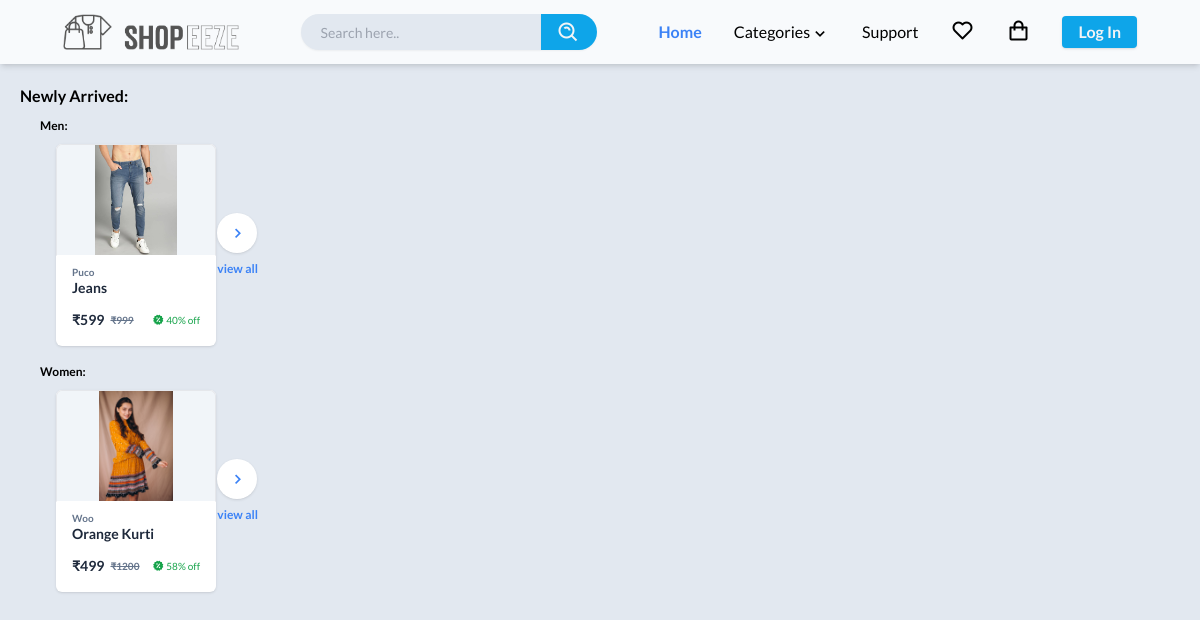
The page / on the database its author committed.
### products/models.py (models this page shows, shortened)
class Product(Basemodel):
    product_name = models.CharField(max_length=250)
    slug = models.SlugField(unique=True, null=True, blank=True, editable=False)
    brand = models.ForeignKey(Brand, on_delete=models.CASCADE, related_name="product_brand")
    fabric = models.ForeignKey(Fabric, on_delete=models.CASCADE, related_name="fabric", default='Unknown')
    size_variant = models.ManyToManyField(SizeVariant)
    category = models.ForeignKey(Category, on_delete=models.CASCADE, related_name="product_category")
    actual_price = models.IntegerField()
    discount_percentage = models.IntegerField(null=True, blank=True, editable=False)
    discount_price = models.IntegerField(null=True, blank=True)
    product_description = models.TextField()

class ProductImage(Basemodel):
    product = models.ForeignKey(Product, on_delete=models.CASCADE, related_name="product_images")
    product_image = models.ImageField(upload_to='products')
    color = models.ForeignKey(Color, on_delete=models.CASCADE, related_name="color")

class Brand(Basemodel):
    brand_name = models.CharField(max_length=100)
    def __str__(self):
        return self.brand_name

### home/views.py (the view)
# urls.py: path('', index, name='index')
def index(request):
    products = Product.objects.all()
    limit = 10
    latest_products = products.order_by('created_at')[:limit]
    categories = Category.objects.all()
    sections = Category.objects.values_list('section', flat=True).distinct()
    context = {'products': products, 'categories': categories, 'sections': sections, 'latest_products': latest_products}
    return render(request, 'home/index.html', context)

### templates/home/index.html (shortened to what this page needs)
{% extends "base/base.html" %}
{% block extralink %}
<link rel="stylesheet" href="https://cdn.jsdelivr.net/npm/swiper@11/swiper-bundle.min.css" />
{% endblock %}
{% block home_active %}text-blue-500 font-semibold{% endblock %}
{% block main_content %}
<main class="m-5">
    <section class="flex flex-col gap-y-1">
        <span class="font-bold">Newly Arrived:</span>
        <div class="flex flex-col gap-y-1 px-5">
            {% for section in sections %}
            <div>
                <span class="font-semibold text-xs">{{ section }}:</span>
                <div class="swiper mySwiper -z-50" id="{{ section }}">
                    <div class="swiper-wrapper px-4 py-2 items-center">
                        {% for product in latest_products %}
                        {% if product.category.section == section %}
                        <div class="swiper-slide">{% include 'base/card.html' %}</div>
                        {% endif %}
                        {% endfor %}
                        <div class="swiper-slide font-semibold text-blue-500">
                            <a title="View all" href=""
                                class="group ml-5 flex flex-col gap-y-2">
                                <span class="flex items-center w-10 h-10 justify-center text-xl shadow rounded-full bg-white group-hover:shadow-lg group-hover:scale-[1.02] duration-300 ease-out">
                                    <i class='bx bx-chevron-right'></i>
                                </span>
                                <span class="text-blue-500 w-20 text-xs group-hover:underline">view all</span>
                            </a>
                        </div>
                    </div>
                </div>
            </div>
            {% endfor %}
        </div>
    </section>
</main>
{% endblock %}

### templates/base/base.html (shortened to what this page needs)
<!DOCTYPE html>
<html lang="en">
<head>
    <link rel="stylesheet" href="/media/css/output.css" />
    <link href="https://unpkg.com/boxicons@2.1.4/css/boxicons.min.css" rel="stylesheet" />
    {% block extralink %} {% endblock%}
</head>
<body class="relative bg-slate-200 font-['Lato']">
    <header class="sticky top-0 w-full flex justify-around items-center bg-slate-50 px-8 shadow-md z-[999]">
        <a id="logo" href="/">
            <img src="/media/images/logo.png" alt="logo-s" class="h-9" />
        </a>
        <form class="flex items-center h-9">
            <input type="text" placeholder="Search here.."
                class="w-60 h-full rounded-s-full px-5 text-sm outline-none shadow-sm text-black bg-slate-200 font-[400]" />
            <button title="Search" type="submit"
                class="flex justify-center items-center px-4 text-2xl bg-sky-500 h-full shadow-sm rounded-e-full pt-0.5 text-gray-100"><i
                    class='bx bx-search-alt'></i></button>
        </form>
        <div id="navigations" class="flex gap-8 h-16 items-center">
            <a title="Home" href="{% url 'index' %}"
                class="hover:text-blue-500 transition duration-300 {% block home_active %}{% endblock %}">Home</a>
            <div id="cat_drpdwn" class="relative h-full flex items-center">
                <div class="cursor-pointer flex items-center">
                    Categories
                    <span class="text-xl pt-1">
                        <i class='bx bx-chevron-down'></i>
                    </span>
                </div>
            </div>
            <a title="Support" href="/support/" class="hover:text-blue-500 transition duration-300">Support</a>
            <a title="Wishlisht" href="/accouts/wishlisht/"
                class="text-2xl hover:text-blue-500 transition duration-300"><i class='bx bx-heart'></i></a>
            <a title="Cart" href="{% url 'cart' %}" class="text-2xl group transition duration-300 relative">
                <span class="group-hover:text-blue-500"><i class='bx bx-shopping-bag'></i></span>
            </a>
            {% if user.is_authenticated %}
            <div class="relative group h-full flex items-center">
                <div class="cursor-pointer flex gap-2 items-center">
                    <div class="relative">
                        <img src="{{ user.profile.profile_image.url }}" alt="Profile Image"
                            class="w-8 h-8 rounded-full object-cover ring-2 border-2 border-white">
                        <span
                            class="absolute bottom-0 -right-0.5 rounded-full w-2.5 h-2.5 bg-green-500 shadow mt-1"></span>
                    </div>
                    <span>{{ user.first_name }}</span>
                </div>
                <div id="profile_menu"
                    class="absolute top-14 right-0 text-sm w-36 font-semibold text-slate-700 bg-white shadow-lg rounded-md p-1 group-hover:block hidden">
                    <div class="flex flex-col">
                        <a href="{% url 'edit_profile' %}"
                            class="flex items-center gap-3 py-1 px-3 hover:bg-slate-200 hover:text-blue-500 duration-200 ease-in-out transition rounded-md hover:ring-1">
                            <span class="text-lg mt-1">
                                <i class='bx bxs-user-circle'></i>
                            </span>
                            My Profile
                        </a>
                        <a href="#"
                            class="flex items-center gap-3 py-1 px-3 hover:bg-slate-200 hover:text-blue-500 duration-200 ease-in-out transition rounded-md hover:ring-1">
                            <span class="text-lg mt-1">
                                <i class='bx bx-package'></i>
                            </span>
                            Orders
                        </a>
                        <a href="{% url 'logout' %}"
                            class="flex items-center gap-3 py-1 px-3 hover:bg-slate-200 hover:text-blue-500 duration-200 ease-in-out transition rounded-md hover:ring-1">
                            <span class="text-lg mt-1">
                                <i class='bx bx-power-off'></i>
                            </span>
                            Log Out
                        </a>
                    </div>
                </div>
            </div>
            {% else %}
            <a title="Log In" href="{% url 'login' %}"
                class="bg-sky-500 rounded shadow px-4 py-1 text-gray-100 font-semibold hover:bg-inherit hover:ring-2 hover:text-sky-500 hover:ring-sky-500 hover:shadow-md transition">
                Log In
            </a>
            {% endif %}
        </div>
    </header>
    {% block main_content %}
    {% endblock %}
</body>
</html>

### templates/base/card.html
<a title="{{ product.product_name }}" href="{% url 'productview' product.slug %}?color={{ product.product_images.first.color.color_name }}"
    class="bg-white cursor-pointer flex flex-col w-[160px] text-slate-800 rounded-md shadow hover:shadow-md hover:scale-[1.02] transition text-xs">
    <img src="/media/{{ product.product_images.first.product_image }}" alt="{{ product.product_name }}"
        class="h-28 object-contain bg-slate-100 border border-b-white rounded-t-md">
    <div class="flex flex-col px-4 py-2">
        <span class="text-[10px] font-semibold text-slate-500">{{ product.brand }}</span>
        <p class="truncate -mt-0.5 font-semibold text-sm">{{ product.product_name }}</p>
        <div id="price" class="flex items-center justify-between mt-3 mb-2">
            <div class="flex gap-1.5 items-center text-sm font-semibold">
                <span>&#8377;{{ product.discount_price }}</span>
                <span class="line-through text-[10px] text-slate-500">&#8377;{{ product.actual_price }}</span>
            </div>
            <span class="flex items-center gap-0.5 text-green-600 text-[10px]">
                <i class='bx bxs-offer text-xs'></i>
                {{ product.discount_percentage }}% off
            </span>
        </div>
    </div>
</a>

### rows shown on the page
Product: product_images.first.product_image (picture), brand "Puco", product_name "Jeans", discount_price "599", actual_price "999", discount_percentage "40"
Product: product_images.first.product_image (picture), brand "Woo", product_name "Orange Kurti", discount_price "499", actual_price "1200", discount_percentage "58"

### other values the page prints
{{ section }} "Men" "Women"
